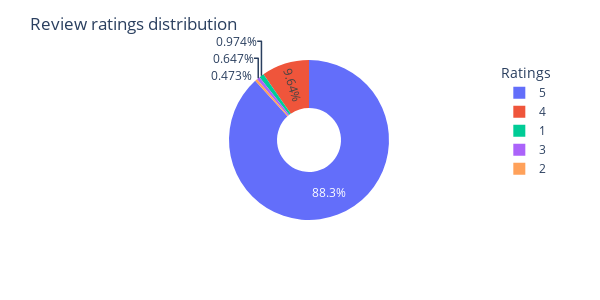

Notebook code cell kept with this figure:
### Code cell
ratings_prop = modelpoint.ratings.value_counts(normalize=True).to_frame().reset_index()
# ratings_prop.head()
fig = px.pie(data_frame=ratings_prop,values='proportion',
             names='ratings', hole=0.4, width=600, height=300
             )
fig.update_layout(title='Review ratings distribution')
fig.update_legends(title='Ratings', )

### Figure 1 — Plotly figure (JSON) as saved in the notebook; plotly's stock layout.template omitted (floating-point values rounded to 4 significant figures)
{"data": [{"domain": {"x": [0, 1], "y": [0, 1]}, "hole": 0.4, "hovertemplate": "ratings=%{label}<br>proportion=%{value}<extra></extra>", "labels": [5, 4, 1, 3, 2], "legendgroup": "", "name": "", "showlegend": true, "type": "pie", "values": [0.8826, 0.09644, 0.009741, 0.006471, 0.004731]}], "layout": {"height": 300, "legend": {"title": {"text": "Ratings"}, "tracegroupgap": 0}, "margin": {"t": 60}, "title": {"text": "Review ratings distribution"}, "width": 600}}
